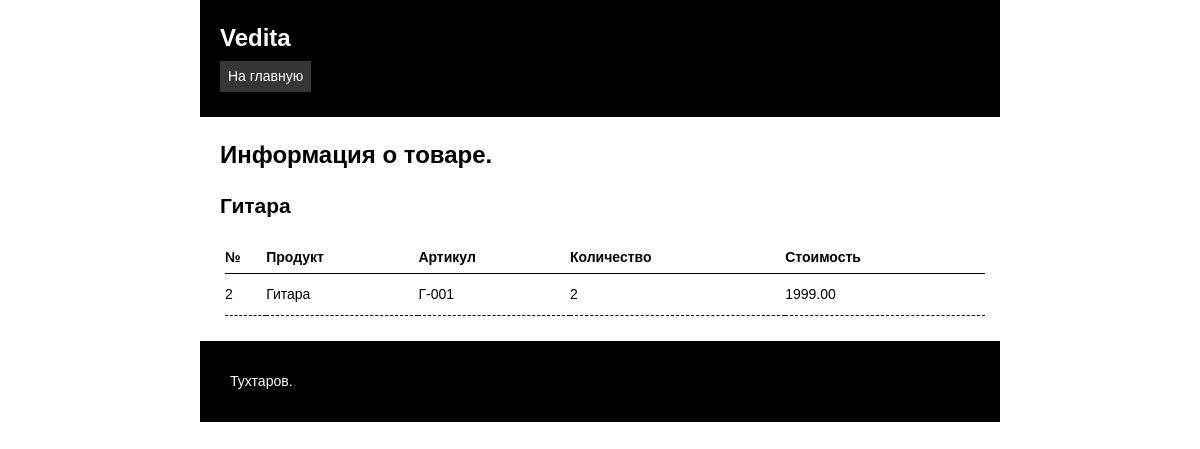
The app's page /products/2 with its own data.
### tables this page shows
CREATE TABLE `products` (
  `id` int NOT NULL,
  `name` varchar(255) NOT NULL,
  `article` varchar(255) NOT NULL,
  `quantity` int UNSIGNED NOT NULL DEFAULT '0',
  `price` decimal(10,2) UNSIGNED NOT NULL,
  `created_at` datetime NOT NULL DEFAULT CURRENT_TIMESTAMP,
  `hidden` datetime DEFAULT NULL
);

### app/Controllers/ProductsController.php (called while the page is built, shortened)
<?php
require_once ROOT . '/app/Models/Products.php';
class ProductsController
{
    private \Products $products;
    public function __construct()
    {
        $this->products = new Products();
    }
    public function actionView(int $id)
    {
        $products = $this->products->getProductById($id);
        require_once ROOT . '/resources/views/products/view.php';
    }
}

### index.php (called while the page is built, shortened)
<?php
require_once ROOT . '/app/Components/Database.php';
$router = new Router();
$router->run();

### app/Models/Model/Model.php (called while the page is built, shortened)
<?php
require_once ROOT . '/app/Components/Database.php';
class Model
{
    public function __construct()
    {
        $connection = new DBconnection();
        $this->pdo = $connection->getPDO();;
    }
}

### config/database.php (called while the page is built)
<?php
$db = new stdClass();
$db->db = 'mysql';
$db->host = 'localhost';
$db->dbname = 'vedita';
$db->user = 'root';
$db->password = 'root';
return $db;

### app/Components/Database.php (called while the page is built, shortened)
<?php
class DBconnection
{
    private static \PDO $pdo;
    private static function connect()
    {
        $connection = require ROOT . '/config/database.php';
        $opt = array(
            PDO::ATTR_ERRMODE            => PDO::ERRMODE_EXCEPTION,
            PDO::ATTR_DEFAULT_FETCH_MODE => PDO::FETCH_ASSOC
        );
        $dsn = $connection->db . ':host=' . $connection->host. ';' . 'dbname=' . $connection->dbname;
        self::$pdo = new PDO($dsn, $connection->user, $connection->password, $opt);
    }
    public static function getPDO() : PDO
    {
        return SELF::$pdo;
    }
}

### app/Models/Products.php (called while the page is built, shortened)
<?php
require_once ROOT . '/app/Models/Model/Model.php';
class Products extends Model
{
    public function getProductById(int $id): ?array
    {
        $query = $this->pdo->query("SELECT * FROM `products` WHERE `id` = " . $id);
        while ($row = $query->fetch(PDO::FETCH_OBJ)) {
            $product[] = $row;
        }
        return $product ?? null;
    }
}

### resources/views/products/view.php (the view, shortened to what this page needs)
<!doctype html>
<html lang="ru">
<head>
    <link rel="stylesheet" href="/resources/template/css/style.css" />
</head>
<body>
<div class="page">
    <header class="header">
        <h2 class="header-title">Vedita</h2>
        <a class="nav-link" href="/">На главную</a>
    </header>
    <main>
        <section class="content">
            <h1 class="content-title">
                Информация о товаре.
            </h1>
            <div>
                <?php foreach($products as $product): ?>
                <h2 class="content-text">
                    <?= $product->name ?>
                </h2>
                <table class="table">
                    <thead>
                    <tr>
                        <th>№</th>
                        <th>Продукт</th>
                        <th>Артикул</th>
                        <th>Количество</th>
                        <th>Стоимость</th>
                    </tr>
                    </thead>
                    <tbody>
                        <tr>
                            <td><?= $product->id ?></td>
                            <td><?= $product->name ?></td>
                            <td><?= $product->article ?></td>
                            <td>
                                <p><?= $product->quantity ?></p>
                            </td>
                            <td><?= $product->price ?></td>
                        </tr>
                    </tbody>
                </table>
                <?php endforeach; ?>
            </div>
        </section>
    </main>
    <footer class="footer">
        <p class="footer-subtitle">Тухтаров.</p>
    </footer>
</div>
</body>
</html>

### resources/template/css/style.css (style rules this page uses)
body { margin: 0; font-family: Arial, Helvetica, sans-serif; font-size: 14px; line-height: 1.5; background: url('/resources/images/bg.png'); }
.page { width: 800px; margin: 0px auto; background: white; }
.header { background: black; padding: 20px; }
.header-title { margin: 0; font-size: 24px; color: white; text-align: start; }
.nav-link { margin: 5px 0; padding: 5px 8px; color: white; background: rgb(54, 54, 54); display: inline-block; text-decoration: none; }
.content { padding: 20px; }
.content-title { margin: 0; font-size: 24px; }
.content-text { margin-bottom: 20px; }
.table { margin: 5px; padding: 10px; width: 100%; table-layout: auto; text-align: left; border-collapse: collapse; }
.table th { border-bottom: 1px solid black; padding: 5px 0 5px; }
.table td { position: relative; padding: 10px 0px; border-bottom: 0.5px dashed black; }
.table td p { margin: 0px; padding: 0 5px 0 0; display: inline-block; }
.footer { margin: 0; padding: 25px; text-align: start; background: black; }
.footer-subtitle { margin: 0; padding: 5px; color: white; }

### records on screen
products: name "Гитара", id "2", article "Г-001", quantity "2", price "1999.00"
